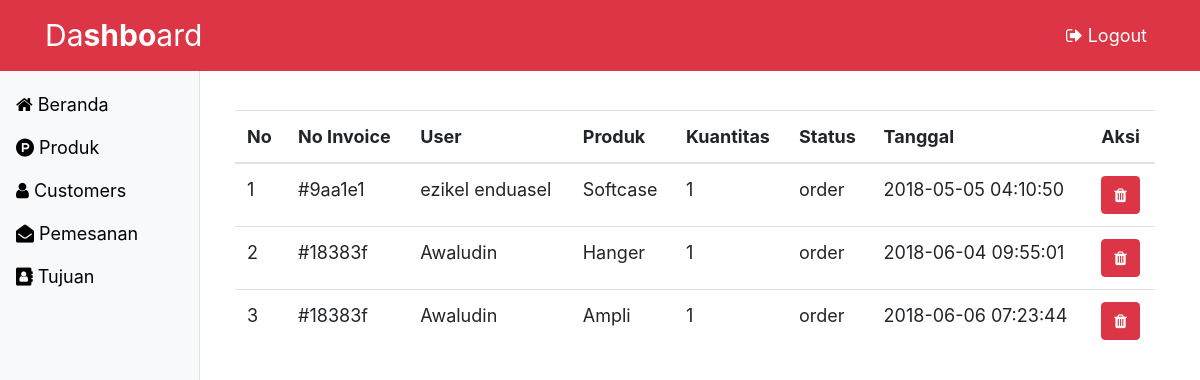
/page/admin/index.php?page=pemesanan (signed in), run on the app's committed database.
### tables this page shows
CREATE TABLE `tb_pemesanan` (
  `id_pemesanan` int(11) NOT NULL,
  `no_invoice` varchar(11) NOT NULL,
  `id_user` int(11) NOT NULL,
  `id_produk` int(11) NOT NULL,
  `kuantitas` int(10) NOT NULL,
  `status` enum('order','lunas') NOT NULL,
  `tanggal` timestamp NOT NULL DEFAULT CURRENT_TIMESTAMP ON UPDATE CURRENT_TIMESTAMP
);

CREATE TABLE `tb_user` (
  `id_user` int(11) NOT NULL,
  `nama` varchar(50) NOT NULL,
  `email` varchar(35) NOT NULL,
  `password` varchar(60) NOT NULL,
  `level` enum('admin','customer') NOT NULL
);

CREATE TABLE `tb_produk` (
  `id_produk` int(11) NOT NULL,
  `nama_produk` varchar(50) NOT NULL,
  `gambar` varchar(100) NOT NULL,
  `harga` varchar(8) NOT NULL,
  `stok` int(3) NOT NULL,
  `deskripsi` varchar(300) NOT NULL
);

### page/admin/pemesanan.php (the view)
<?php
$pemesanan="SELECT tb_pemesanan.no_invoice, tb_user.nama, tb_produk.nama_produk,tb_pemesanan.kuantitas,tb_pemesanan.status,tb_pemesanan.tanggal FROM tb_pemesanan join tb_user on tb_user.id_user=tb_pemesanan.id_user join tb_produk on tb_produk.id_produk=tb_pemesanan.id_produk";
$data = mysqli_query($conn, $pemesanan);
?>
<div class="container">
	<div class="row">
		<div class="col-md-2"></div>
		<div class="col-md-10">
			<table class="table">
				<br><br>
				<tr>
					<th>No</th>
					<th>No Invoice</th>
					<th>User</th>
					<th>Produk</th>
					<th>Kuantitas</th>
					<th>Status</th>
					<th>Tanggal</th>
					<th>Aksi</th>
				</tr>
				<tbody>
					<?php
					$no=1;
					while($hasil = mysqli_fetch_array($data)){
						?>
						<tr>
							<td><?php echo $no; ?></td>
							<td><?php echo $hasil[0]; ?></td>
							<td><?php echo $hasil[1]; ?></td>
							<td><?php echo $hasil[2]; ?></td>
							<td><?php echo $hasil[3]; ?></td>
							<td><?php echo $hasil[4]; ?></td>
							<td><?php echo $hasil[5]; ?></td>
							<td>
								<button type="reset" class="btn btn-danger">
									<a href="hapus_pemesanan.php?id_pemesanan=<?php echo $hasil[0]?>" style="color: #fff;text-decoration: none;"><span class="fa fa-trash"></span></a>
								</button>
							</td>
						</tr>
						<?php
						$no++;
					}
					?>
				</tbody>
			</table>
		</div>
	</div>
</div>

### css/modern-business.css (style rules this page uses)
body { padding-top: 54px; }
@media (min-width: 992px) { body { padding-top: 56px; } }

### css/dashboard.css (style rules this page uses)
body { font-size: 18px; }

### data on the page
tb_pemesanan: no_invoice "#9aa1e1", id_user.nama "ezikel enduasel", id_produk.nama_produk "Softcase", kuantitas "1", status "order", tanggal "2018-05-05 04:10:50"
tb_pemesanan: no_invoice "#18383f", id_user.nama "Awaludin", id_produk.nama_produk "Hanger", kuantitas "1", status "order", tanggal "2018-06-04 09:55:01"
tb_pemesanan: no_invoice "#18383f", id_user.nama "Awaludin", id_produk.nama_produk "Ampli", kuantitas "1", status "order", tanggal "2018-06-06 07:23:44"
